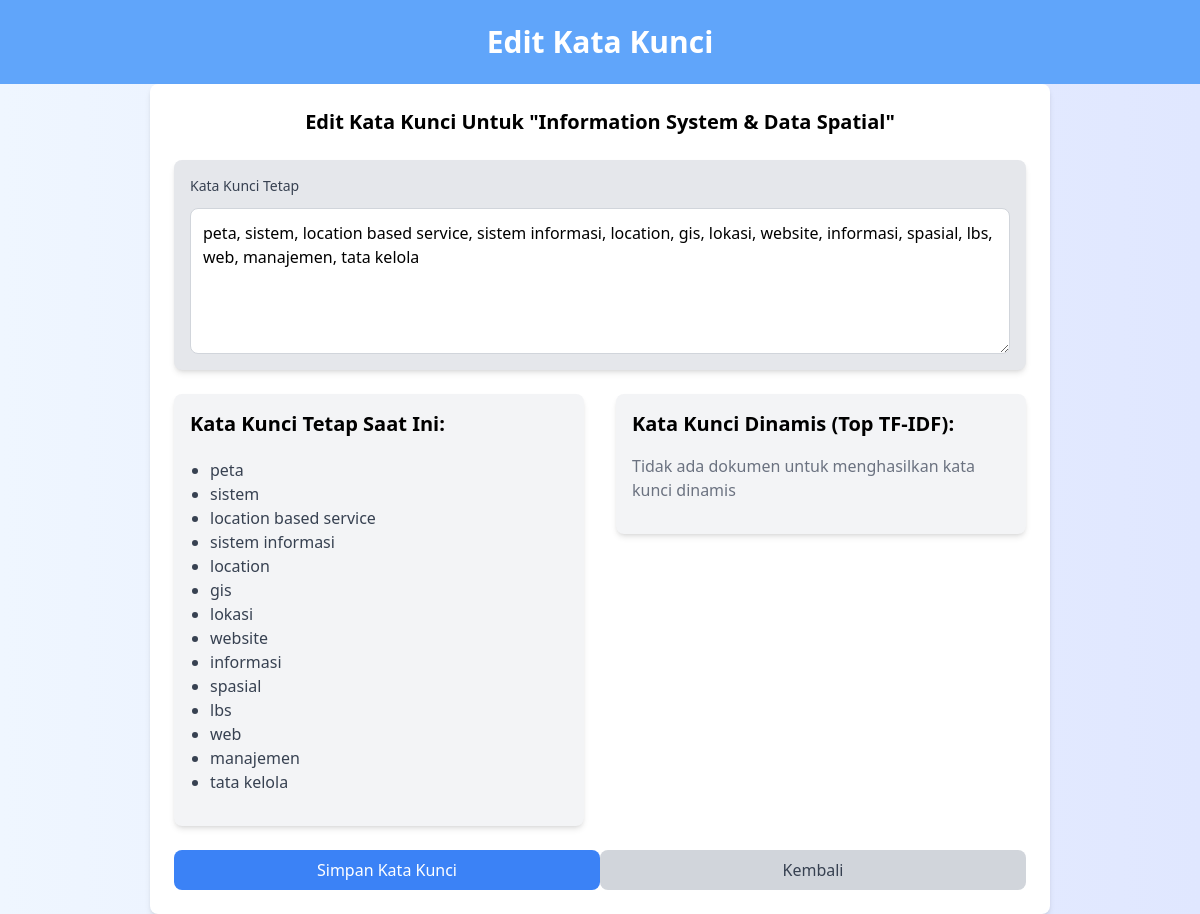
The app's page /edit_keywords/7/ with its own data.
### fileupload/models.py (models this page shows, shortened)
class Theme(models.Model):
    name = models.CharField(max_length=255)
    fixed_keywords = models.TextField(blank=True, null=True)
    dynamic_keywords = models.TextField(blank=True, null=True)
    def get_fixed_keywords(self):
        return [k.strip() for k in self.fixed_keywords.split(',')] if self.fixed_keywords else []

### fileupload/views.py (the view, shortened to what this page needs)
# urls.py: path('edit_keywords/<int:theme_id>/', views.edit_keywords_view, name='edit_keywords'),
def edit_keywords_view(request, theme_id):
    theme = get_object_or_404(Theme, id=theme_id)
    processor = TextProcessor()
    theme_docs = ProcessedDocument.objects.filter(theme=theme.name)
    doc_texts = [doc.cleaned_text for doc in theme_docs]
    top_terms = processor.calculate_top_terms(doc_texts, theme.name) if doc_texts else []
    if request.method == 'POST':
        form = ThemeForm(request.POST, instance=theme)
        if form.is_valid():
            try:
                fixed_keywords_input = form.cleaned_data['fixed_keywords']
                fixed_keywords = [k.strip() for k in fixed_keywords_input.split(',') if k.strip()]
                if len(fixed_keywords) != 15:
                    messages.error(request, "Harus ada tepat 15 kata kunci tetap")
                    return render(request, 'edit_keywords.html', {
                        'form': form,
                        'theme': theme,
                        'current_fixed_keywords': theme.get_fixed_keywords(),
                        'dynamic_keywords': top_terms,
                    })
                theme.set_fixed_keywords(fixed_keywords)
                if top_terms:
                    fixed_set = set(k.lower() for k in fixed_keywords)
                    dynamic_terms = []
                    for term, _ in top_terms:
                        if (term.lower() not in fixed_set and
                            len(dynamic_terms) < 5):
                            dynamic_terms.append(term)
                    theme.set_dynamic_keywords(dynamic_terms)
                theme.save()
                messages.success(request, 'Kata kunci berhasil diperbarui!')
                return redirect('top_terms')
            except ValueError as e:
                messages.error(request, str(e))
            except Exception as e:
                messages.error(request, f"Terjadi kesalahan: {str(e)}")
    else:
        form = ThemeForm(instance=theme)
    dynamic_keywords = []
    return render(request, 'edit_keywords.html', {
        'form': form,
        'theme': theme,
        'current_fixed_keywords': theme.get_fixed_keywords(),
        'dynamic_keywords': dynamic_keywords,
        'has_documents': bool(doc_texts),
    })

### fileupload/forms.py (shortened to what this page needs)
class ThemeForm(forms.ModelForm):
    class Meta:
        model = Theme
        fields = ['fixed_keywords']
        widgets = {
            'fixed_keywords': forms.Textarea(attrs={
                'class': 'border-gray-300 rounded-md shadow-sm w-full p-2',
                'rows': 5,
                'placeholder': 'Enter exactly 15 keywords separated by commas'
            })
        }

### fileupload/templates/edit_keywords.html (shortened to what this page needs)
<!DOCTYPE html>
<html lang="en">
<head>
    <script src="https://cdn.tailwindcss.com"></script>
</head>
<body class="bg-gradient-to-r from-blue-50 to-indigo-100">
    <div class="bg-blue-400 text-white p-6">
        <h1 class="text-3xl font-bold text-center">Edit Kata Kunci</h1>
    </div>
    <div class="flex justify-center">
        <div class="w-full md:w-3/4 p-6 bg-white shadow-md rounded-lg">
            <form method="POST">
                <h1 class="text-xl mb-6 font-bold text-center">Edit Kata Kunci Untuk "{{ theme.name }}"</h1>
                <div class="mb-6 bg-gray-200 p-4 rounded-lg shadow-md">
                    <label for="id_fixed_keywords" class="block text-sm mb-3 font-medium text-gray-700">Kata Kunci Tetap</label>
                    <textarea name="fixed_keywords" id="id_fixed_keywords" rows="5" required class="block w-full p-3 border border-gray-300 rounded-lg" placeholder="Masukkan kata kunci yang dipisahkan dengan koma">{{ form.fixed_keywords.value|default:'' }}</textarea>
                </div>
                <div class="flex space-x-8 mb-6">
                    <div class="w-1/2">
                        <div class="p-4 bg-gray-100 rounded-lg shadow-md">
                            <h2 class="text-xl mb-5 font-semibold">Kata Kunci Tetap Saat Ini:</h2>
                            <ul class="list-disc pl-5 mb-4">
                                {% for keyword in current_fixed_keywords %}
                                    <li class="text-gray-700">{{ keyword }}</li>
                                {% endfor %}
                            </ul>
                        </div>
                    </div>
                    <div class="w-1/2">
                        <div class="p-4 bg-gray-100 rounded-lg shadow-md">
                            <h2 class="text-xl font-semibold mb-4">Kata Kunci Dinamis (Top TF-IDF):</h2>
                            <ul class="mb-4">
                                {% if has_documents %}
                                    {% if dynamic_keywords %}
                                        {% for term, score in dynamic_keywords %}
                                            <li class="flex justify-between items-center py-1">
                                                <span class="text-l text-gray-700 font-medium">{{ term }}</span>
                                                <span class="text-gray-500 text-sm">Score: {{ score }}</span>
                                            </li>
                                        {% endfor %}
                                    {% else %}
                                        <li class="text-gray-500">Tidak ada kata kunci dinamis yang unik</li>
                                    {% endif %}
                                {% else %}
                                    <li class="text-gray-500">Tidak ada dokumen untuk menghasilkan kata kunci dinamis</li>
                                {% endif %}
                            </ul>
                        </div>
                    </div>
                </div>
                <div class="flex justify-between mt-4">
                    <button type="submit" class="w-full bg-blue-500 text-white py-2 px-4 rounded-lg hover:bg-blue-400 transition">Simpan Kata Kunci</button>
                    <a href="{% url 'top_terms' %}" class="w-full bg-gray-300 text-gray-700 py-2 px-4 rounded-lg hover:bg-gray-400 transition text-center">Kembali</a>
                </div>
            </form>
        </div>
    </div>
</body>
</html>

### records on screen
Theme: name "Information System & Data Spatial", fixed_keywords "peta, sistem, location based service, sistem informasi, location, gis, lokasi, website, informasi, spasial, lbs, web, manajemen, tata kelola"

### other values on screen
{{ keyword }} "peta" "sistem" "location based service" "sistem informasi" "location" "gis" "lokasi" "website" "informasi" "spasial" "lbs" "web" "manajemen" "tata kelola"
